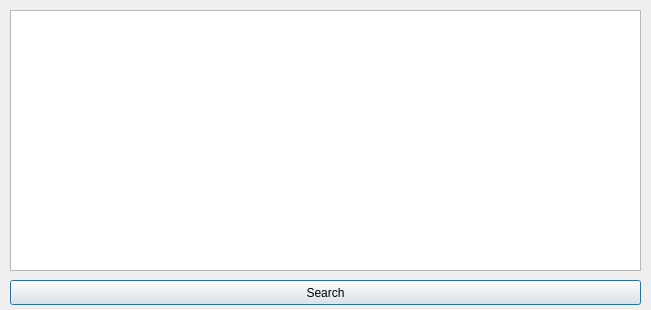
<?xml version="1.0" encoding="UTF-8"?>
<ui version="4.0">
 <class>MissedDeadlinePerformersDialog</class>
 <widget class="QDialog" name="MissedDeadlinePerformersDialog">
  <property name="geometry">
   <rect>
    <x>0</x>
    <y>0</y>
    <width>651</width>
    <height>310</height>
   </rect>
  </property>
  <property name="windowTitle">
   <string>Dialog</string>
  </property>
  <widget class="QTextEdit" name="output">
   <property name="geometry">
    <rect>
     <x>10</x>
     <y>10</y>
     <width>631</width>
     <height>261</height>
    </rect>
   </property>
  </widget>
  <widget class="QPushButton" name="searchButton">
   <property name="geometry">
    <rect>
     <x>10</x>
     <y>280</y>
     <width>631</width>
     <height>25</height>
    </rect>
   </property>
   <property name="text">
    <string>Search</string>
   </property>
  </widget>
 </widget>
 <resources/>
 <connections/>
</ui>
